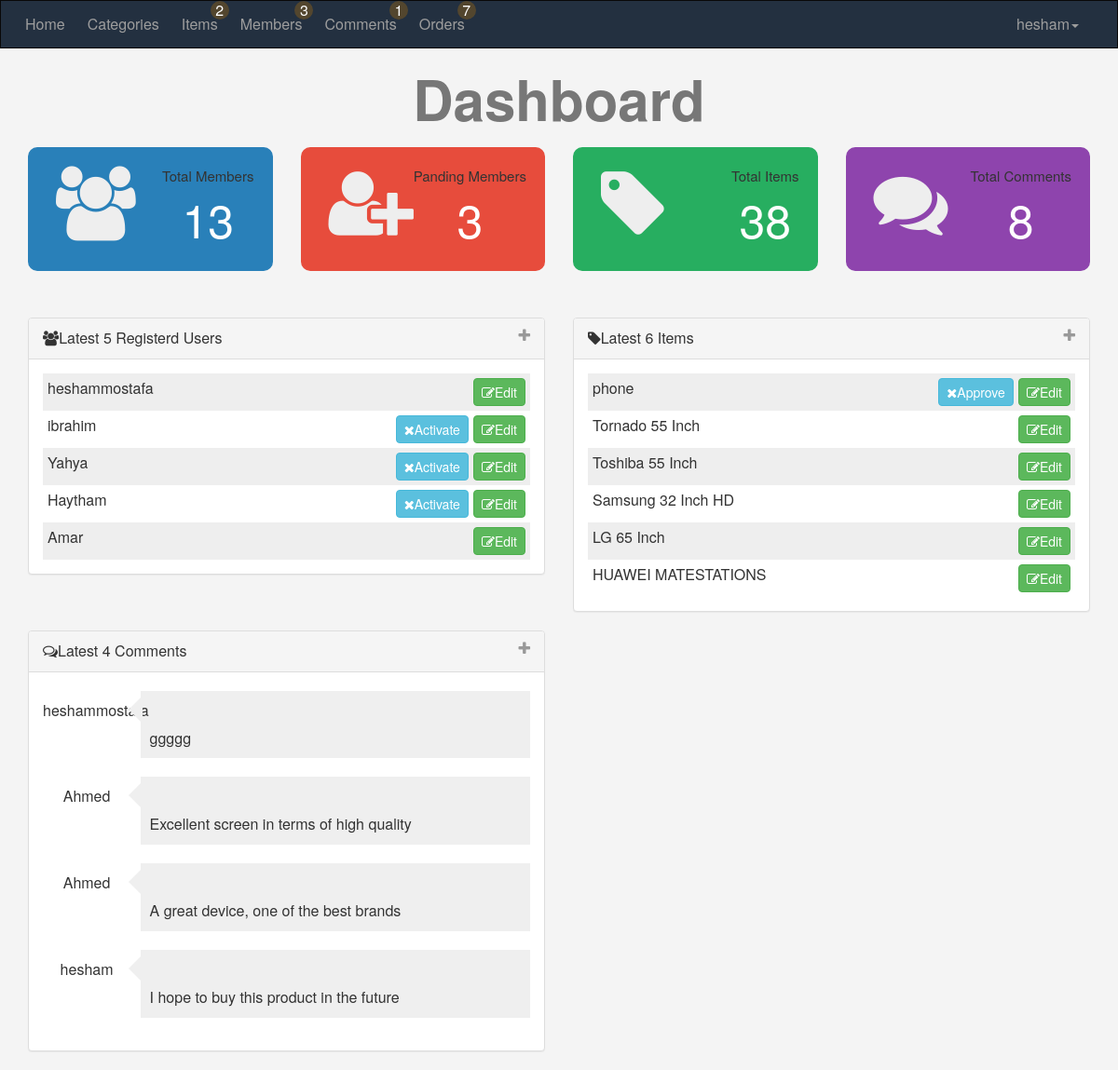
Page /admin/dashboard.php (signed in) on the earlier database version.
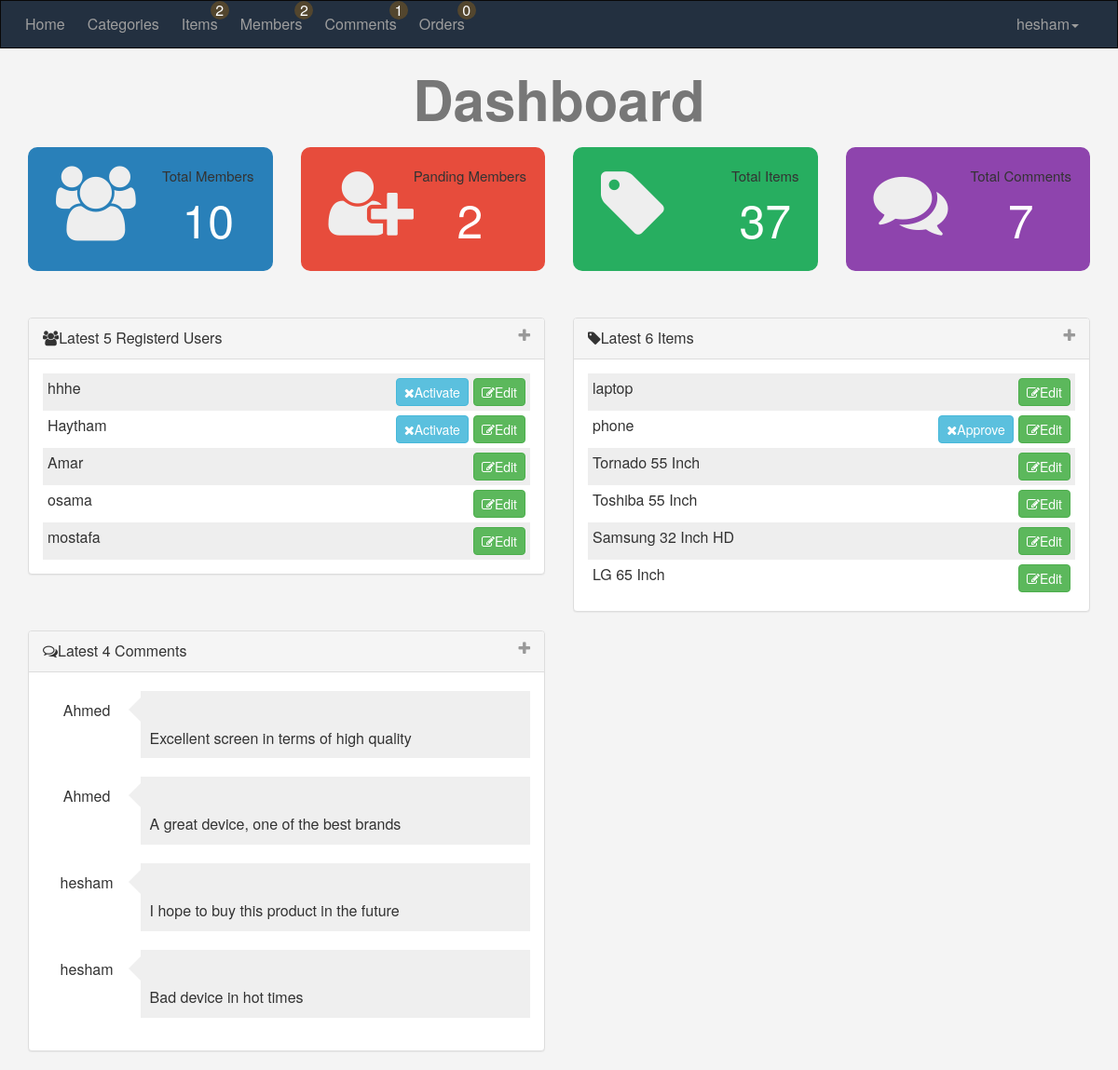
Same page on the later database version.
### tables this page shows
CREATE TABLE `users` (
  `UserId` int(11) NOT NULL COMMENT 'to identify user',
  `UserName` varchar(255) NOT NULL COMMENT 'user to login',
  `Password` varchar(255) NOT NULL COMMENT 'password to login',
  `Email` varchar(255) NOT NULL,
  `FullName` varchar(255) DEFAULT NULL,
  `GroupId` int(11) NOT NULL DEFAULT 0 COMMENT 'ideintify user group',
  `truststatus` int(11) NOT NULL DEFAULT 0 COMMENT 'seller rank',
  `Regstatus` int(11) NOT NULL DEFAULT 0 COMMENT 'user approval',
  `Date` date NOT NULL,
  `Avatar` varchar(255) DEFAULT NULL
);

CREATE TABLE `items` (
  `Item_Id` int(11) NOT NULL,
  `Name` varchar(255) NOT NULL,
  `Describtion` text NOT NULL,
  `Price` varchar(255) NOT NULL,
  `Add_Date` date NOT NULL,
  `Country_Made` varchar(255) NOT NULL,
  `Image` varchar(255) NOT NULL,
  `status` varchar(255) NOT NULL,
  `Rating` smallint(6) NOT NULL,
  `Approve` tinyint(4) NOT NULL DEFAULT 0,
  `Cat_id` int(11) NOT NULL,
  `Member_id` int(11) NOT NULL,
  `Tags` varchar(255) NOT NULL,
  `Avatar` varchar(255) NOT NULL,
  `first_thumbnail` varchar(100) DEFAULT NULL,
  `second_thumbnail` varchar(100) DEFAULT NULL,
  `available_quantity` int(11) NOT NULL DEFAULT 1
);

CREATE TABLE `comments` (
  `C_Id` int(11) NOT NULL,
  `Comment` text NOT NULL,
  `Status` tinyint(4) NOT NULL,
  `Comment_Date` date NOT NULL,
  `Item_Id` int(11) NOT NULL,
  `User_Id` int(11) NOT NULL
);

### admin/include/functions/functions.php (called while the page is built, shortened)
<?php
	function getlatest($select,$table,$order,$limit){
		global $connect;
		$statment=$connect->prepare("select $select from $table order by $order desc limit $limit");
		$statment->execute();
		$rows=$statment->fetchAll();
		return $rows;
	}
	function countItem($item,$table){
		global $connect;
		$statment=$connect->prepare("select count($item) from $table");
		$statment->execute();
		return $statment->fetchColumn();
	}
	function checkitem($select,$table,$value){
		global $connect;
		$statement=$connect->prepare("select $select from $table where $select=?");
		$statement->execute(array($value));
		$cont=$statement->rowCount();
		return $cont;
	}
?>

### admin/dashboard.php (the view, shortened to what the changed rows need)
<?php
	if(isset($_SESSION['user'])){
		include "in.php";
		$numusers=5;
		$latestusers=getlatest("*","users","UserId","$numusers");
		$numitems=6;
		$latestitems=getlatest("*","items","Item_Id","$numitems");
		$numcomments=4;
?>
	<div class="container home-stats text-center">
		<h1>Dashboard</h1>
		<div class="row">
			 <div class="col-md-3 col-sm-6">
			 	<div class="stat members">
			 		<i class="fa fa-users"></i>
			 		<div class="info">
			 			Total Members
			 			<span><a href="members.php"><?php echo countItem('UserId','users')?></a></span>
			 		</div>
			 	</div>
			 </div>
			 <div class="col-md-3 col-sm-6">
			 	<div class="stat pending">
			 		<i class="fa fa-user-plus"></i>
			 		<div class="info">
				 		Panding Members
				 		<span><a href="members.php?do=Manage&page=Panding"><?php echo checkitem("Regstatus","users","0");?></a></span>
			 		</div>
			 	</div>
			 </div>
			 <div class="col-md-3 col-sm-6">
			 	<div class="stat items">
			 		<i class="fa fa-tag"></i>
			 		<div class="info">
				 		Total Items
				 		<span><a href="items.php"><?php echo countItem('item_id','items')?></a></span>
			 		</div>
			 	</div>
			 </div>
			 <div class="col-md-3 col-sm-6">
			 	<div class="stat comments">
			 		<i class="fa fa-comments"></i>
			 		<div class="info">
				 		Total Comments
				 		<span><a href="comments.php"><?php echo countItem('C_Id','comments')?></a></span>
			 		</div>
			 	</div>
			 </div>
		</div>
	</div>
	<div class="container latest">
		<div class="row">
			<div class="col-sm-6">
				<div class="panel panel-default">
					<div class="panel-heading">
						<i class="fa fa-users"></i>Latest <?php echo $numusers?> Registerd Users
						<span class="toggle-info pull-right"><i class="fa fa-plus"></i></span>
					</div>
					<div class="panel-body">
						<ul class="list-unstyled latest-users">
						<?php
							if(! empty($latestusers)){
								foreach ($latestusers as $user) {
									echo "<li>";
										echo $user['UserName'];
										echo '<a href="members.php?do=Edit&UserId='.$user['UserId'].'">';
											echo "<span class='btn btn-success pull-right'>";
												echo "<i class='fa fa-edit'></i>Edit";
												if($user['Regstatus']==0){
													echo "<a href='members.php?do=Activate&UserId=".$user['UserId']."' class='btn btn-info activate pull-right '>";
															echo "<i class='fa fa-close'></i>Activate";
													echo "</a>";
												}
											echo "</span>";
										echo '</a>';
									echo "</li>";
								}
							}else{
								echo 'There\'s No Members To Show';
							}
						?>
						</ul>
					</div>
				</div>
			</div>
			<div class="col-sm-6">
				<div class="panel panel-default">
					<div class="panel-heading">
						<i class="fa fa-tag"></i>Latest <?php echo $numitems?> Items
						<span class="toggle-info pull-right"><i class="fa fa-plus"></i></span>
					</div>
					<div class="panel-body">
						<ul class="list-unstyled latest-users">
						<?php
							if(! empty($latestitems)){
								foreach ($latestitems as $item) {
									echo "<li>";
										echo $item['Name'];
										echo '<a href="items.php?do=Edit&item_id='.$item['Item_Id'].'">';
											echo "<span class='btn btn-success pull-right'>";
												echo "<i class='fa fa-edit'></i>Edit";
												if($item['Approve']==0){
													echo "<a href='items.php?do=Approve&item_id=".$item['Item_Id']."' class='btn btn-info activate pull-right '>
															<i class='fa fa-close'></i>Approve
														</a>";
												}
											echo "</span>";
										echo '</a>';
									echo "</li>";
								}
							}else{
								echo 'There\'s No Items To Show';
							}
						?>
						</ul>
					</div>
				</div>
			</div>
		</div>
		<div class="row">
			<div class="col-sm-6">
				<div class="panel panel-default">
					<div class="panel-heading">
						<i class="fa fa-comments-o"></i>Latest <?php echo $numcomments?> Comments
						<span class="toggle-info pull-right"><i class="fa fa-plus"></i></span>
					</div>
					<div class="panel-body">
<?php
					$stmt=$connect->prepare("select comments.*,users.UserName AS Member
						from
							 comments
						INNER JOIN
							users
						on
							users.UserId=comments.User_Id
							order by C_Id
							desc
						limit
							$numcomments
					");
					$stmt->execute();
					$comments=$stmt->fetchAll();
					if (!empty($comments)) {
						foreach ($comments as $comment) {
						echo "<div class='comment-box'>";
							echo "<span class='member-n'>".$comment['Member']."</span>";
							echo "<p class='member-c'>".$comment['Comment']."</p>";
						echo "</div>";
						}
					}else{
						echo 'There\'s No commets To Show';
					}
?>
					</div>
				</div>
			</div>
		</div>
	</div>
<?php
		include $tpl."footer.php";
	}else{
		header("location:index.php");
		exit();
	}
?>

### admin/include/templates/navbar.php (shortened to what the changed rows need)
<nav class="navbar navbar-inverse">
  <div class="container">
    <div class="navbar-header">
      <a class="navbar-brand" href="dashboard.php">Home</a>
    </div>
    <div class="collapse navbar-collapse" id="app-nav">
      <ul class="nav navbar-nav count">
        <li><a href="categories.php">Categories</a></li>
        <li><a href="items.php"><span><?php echo checkitem("Approve","items","0"); ?></span>Items</a></li>
        <li><a href="members.php"><span><?php echo checkitem("Regstatus","users","0"); ?></span>Members</a></li>
        <li><a href="comments.php"><span><?php echo checkitem("Status","comments","0"); ?></span>Comments</a></li>
        <li><a href="orders.php"><span><?php echo checkitem("delivered","orders","0"); ?></span>Orders</a></li>
      </ul>
      <ul class="nav navbar-nav navbar-right">
        <li class="dropdown">
          <a href="#" class="dropdown-toggle" data-toggle="dropdown" role="button" aria-haspopup="true" aria-expanded="false"><?php echo $_SESSION['user'] ?><span class="caret"></span></a>
        </li>
      </ul>
    </div>
  </div>
</nav>

Differences in the rows shown:
removed users: UserName "heshammostafa"
removed users: UserName "ibrahim"
removed users: UserName "Yahya"
no longer on this page (row unchanged): items: Name "HUAWEI MATESTATIONS"
removed comments: User_Id.UserName "heshammostafa", Comment "ggggg"
added users: UserName "hhhe"
now on this page (row unchanged): users: UserName "osama"
now on this page (row edited): users: UserName "mostafa"
added items: Name "laptop"
now on this page (row unchanged): comments: User_Id.UserName "hesham", Comment "Bad device in hot times"
Other differences:
checkitem("Regstatus","users","0"): "3" → "2"
checkitem("delivered","orders","0"): "7" → "0"
countItem('UserId','users'): "13" → "10"
countItem('item_id','items'): "38" → "37"
countItem('C_Id','comments'): "8" → "7"
